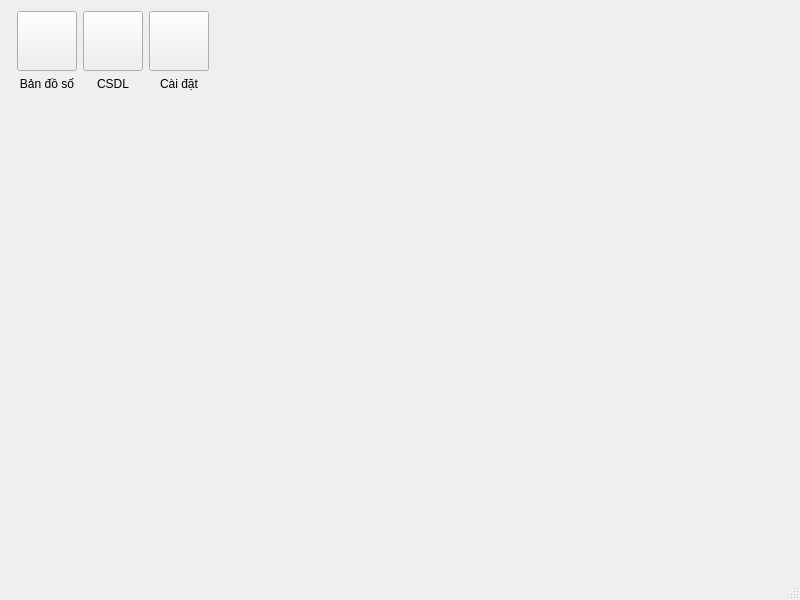
<?xml version="1.0" encoding="UTF-8"?>
<ui version="4.0">
 <class>MainWindowClass</class>
 <widget class="QMainWindow" name="MainWindowClass">
  <property name="geometry">
   <rect>
    <x>0</x>
    <y>0</y>
    <width>800</width>
    <height>600</height>
   </rect>
  </property>
  <property name="windowTitle">
   <string>Phần mềm nhập liệu cho DMS</string>
  </property>
  <property name="windowIcon">
   <iconset resource="MainWindow.qrc">
    <normaloff>:/icons/vImporter.svg</normaloff>:/icons/vImporter.svg</iconset>
  </property>
  <widget class="QWidget" name="centralWidget">
   <layout class="QGridLayout" name="gridLayout">
    <item row="0" column="3">
     <layout class="QVBoxLayout" name="verticalLayout_4">
      <item>
       <widget class="QPushButton" name="settingButton">
        <property name="sizePolicy">
         <sizepolicy hsizetype="Fixed" vsizetype="Fixed">
          <horstretch>0</horstretch>
          <verstretch>0</verstretch>
         </sizepolicy>
        </property>
        <property name="minimumSize">
         <size>
          <width>60</width>
          <height>60</height>
         </size>
        </property>
        <property name="text">
         <string/>
        </property>
        <property name="icon">
         <iconset resource="MainWindow.qrc">
          <normaloff>:/icons/setting.svg</normaloff>:/icons/setting.svg</iconset>
        </property>
        <property name="iconSize">
         <size>
          <width>48</width>
          <height>48</height>
         </size>
        </property>
       </widget>
      </item>
      <item>
       <widget class="QLabel" name="settingPageLabel">
        <property name="text">
         <string>Cài đặt</string>
        </property>
        <property name="alignment">
         <set>Qt::AlignCenter</set>
        </property>
       </widget>
      </item>
     </layout>
    </item>
    <item row="1" column="0" colspan="5">
     <widget class="QStackedWidget" name="stackedWidget">
      <widget class="NhapKhoWidget" name="nhapKhoWidget"/>
     </widget>
    </item>
    <item row="0" column="1">
     <layout class="QVBoxLayout" name="verticalLayout_2">
      <item>
       <widget class="QPushButton" name="bdsPageButton">
        <property name="sizePolicy">
         <sizepolicy hsizetype="Fixed" vsizetype="Fixed">
          <horstretch>0</horstretch>
          <verstretch>0</verstretch>
         </sizepolicy>
        </property>
        <property name="minimumSize">
         <size>
          <width>60</width>
          <height>60</height>
         </size>
        </property>
        <property name="text">
         <string/>
        </property>
        <property name="icon">
         <iconset resource="MainWindow.qrc">
          <normaloff>:/icons/placeholder.svg</normaloff>:/icons/placeholder.svg</iconset>
        </property>
        <property name="iconSize">
         <size>
          <width>48</width>
          <height>48</height>
         </size>
        </property>
       </widget>
      </item>
      <item>
       <widget class="QLabel" name="bdsPageLabel">
        <property name="text">
         <string>Bản đồ số</string>
        </property>
        <property name="alignment">
         <set>Qt::AlignCenter</set>
        </property>
       </widget>
      </item>
     </layout>
    </item>
    <item row="0" column="4">
     <spacer name="horizontalSpacer">
      <property name="orientation">
       <enum>Qt::Horizontal</enum>
      </property>
      <property name="sizeHint" stdset="0">
       <size>
        <width>315</width>
        <height>20</height>
       </size>
      </property>
     </spacer>
    </item>
    <item row="0" column="2">
     <layout class="QVBoxLayout" name="verticalLayout">
      <item>
       <widget class="QPushButton" name="csdlPageButton">
        <property name="sizePolicy">
         <sizepolicy hsizetype="Fixed" vsizetype="Fixed">
          <horstretch>0</horstretch>
          <verstretch>0</verstretch>
         </sizepolicy>
        </property>
        <property name="minimumSize">
         <size>
          <width>60</width>
          <height>60</height>
         </size>
        </property>
        <property name="text">
         <string/>
        </property>
        <property name="icon">
         <iconset resource="MainWindow.qrc">
          <normaloff>:/icons/database.svg</normaloff>:/icons/database.svg</iconset>
        </property>
        <property name="iconSize">
         <size>
          <width>48</width>
          <height>48</height>
         </size>
        </property>
       </widget>
      </item>
      <item>
       <widget class="QLabel" name="csdlPageLabel">
        <property name="text">
         <string>CSDL</string>
        </property>
        <property name="alignment">
         <set>Qt::AlignCenter</set>
        </property>
       </widget>
      </item>
     </layout>
    </item>
   </layout>
  </widget>
  <widget class="QStatusBar" name="statusBar"/>
 </widget>
 <layoutdefault spacing="6" margin="11"/>
 <customwidgets>
  <customwidget>
   <class>NhapKhoWidget</class>
   <extends>QWidget</extends>
   <header>NhapKhoWidget.h</header>
   <container>1</container>
  </customwidget>
 </customwidgets>
 <resources>
  <include location="MainWindow.qrc"/>
 </resources>
 <connections/>
</ui>
